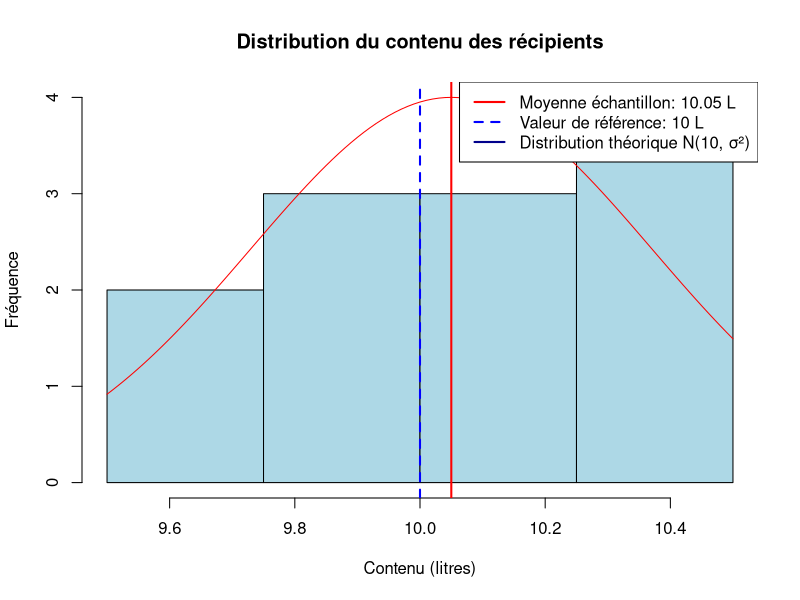

Write R code to recreate this figure.
# Données des contenus en litres
contenus <- c(10.1, 9.8, 10.2, 10.3, 10.4, 9.8, 9.9, 10.4, 10.2, 9.5, 10.4, 9.6)

# Paramètres
n <- length(contenus)         # Taille de l'échantillon
mu0 <- 10                     # Valeur de référence à tester
alpha <- 0.05                 # Niveau de signification

# Statistiques descriptives
moyenne <- mean(contenus)
ecart_type <- sd(contenus)
erreur_standard <- ecart_type / sqrt(n)

# Affichage des statistiques descriptives
cat("Analyse du contenu des récipients en plastique\n")
cat("--------------------------------------------\n")
cat(sprintf("Nombre d'échantillons: %d\n", n))
cat(sprintf("Contenu moyen: %.4f litres\n", moyenne))
cat(sprintf("Écart-type échantillon: %.4f litres\n", ecart_type))

# Nombre de classes pour l'histogramme (adapté pour petit échantillon)
k <- ceiling(sqrt(n))
cat(sprintf("Nombre de classes pour l'histogramme: %d\n", k))
# Création d'une séquence de classes pour l'histogramme
seq_classes <- seq(9.5, 10.5, by=0.25)

# Création des classes pour l'histogramme et calcul des fréquences observées
hist_obj <- hist(contenus, plot = FALSE, breaks = k)
observed_counts <- hist_obj$counts
breaks <- hist_obj$breaks
mids <- hist_obj$mids

# Calcul des fréquences théoriques selon N(10, σ²)
expected_probs <- diff(pnorm(breaks, mean = mu0, sd = ecart_type))
expected_counts <- expected_probs * n

# Test du chi-deux
chi_stat <- sum((observed_counts - expected_counts)^2 / expected_counts)
df <- length(observed_counts) - 1  # Degrés de liberté
p_value_chi <- pchisq(chi_stat, df = df, lower.tail = FALSE)

# Valeur critique pour le chi-deux
chi_critique <- qchisq(1 - alpha, df = df)

# Affichage des résultats du test chi-deux
cat("\nTest d'hypothèse (chi-deux)\n")
cat(sprintf("H0: La distribution suit une loi N(%.1f, σ²)\n", mu0))
cat(sprintf("H1: La distribution ne suit pas une loi N(%.1f, σ²)\n", mu0))
cat(sprintf("Statistique chi-deux calculée: %.4f\n", chi_stat))
cat(sprintf("Valeur critique (α = %.2f, dl = %d): %.4f\n", alpha, df, chi_critique))
cat(sprintf("p-value: %.4f\n", p_value_chi))

# Conclusion du test chi-deux
cat("\nConclusion:\n")
if (chi_stat > chi_critique) {
  cat(sprintf("Comme χ² = %.4f > %.4f et p-value = %.4f < %.2f, nous rejetons H0.\n",
              chi_stat, chi_critique, p_value_chi, alpha))

  if (moyenne > mu0) {
    cat("De plus, la moyenne échantillon (%.4f) est supérieure à 10.\n", moyenne)
    cat("On peut affirmer, avec un faible risque de se tromper, que le contenu moyen est strictement supérieur à 10 litres.\n")
  } else {
    cat("Cependant, la moyenne échantillon (%.4f) n'est pas supérieure à 10.\n", moyenne)
    cat("On ne peut pas conclure que le contenu moyen est strictement supérieur à 10 litres.\n")
  }
} else {
  cat(sprintf("Comme χ² = %.4f < %.4f et p-value = %.4f > %.2f, nous ne pouvons pas rejeter H0.\n",
              chi_stat, chi_critique, p_value_chi, alpha))
  cat("On ne peut pas affirmer, avec un faible risque de se tromper, que le contenu moyen est strictement supérieur à 10 litres.\n")
}

# Représentation graphique
hist(contenus,
     breaks = seq_classes,
     col = "lightblue",
     main = "Distribution du contenu des récipients",
     xlab = "Contenu (litres)",
     ylab = "Fréquence",
     freq = TRUE)

# Tracer la distribution théorique
max_density <- max(dnorm(seq(min(contenus), max(contenus), length.out=100), mean=moyenne, sd=ecart_type))
scale_factor <- 4 / max_density  # Ajuste pour que le sommet de la courbe atteigne 11
# Tracer la courbe ajustée
curve(scale_factor * dnorm(x, mean = moyenne, sd = ecart_type), add = TRUE, col = "red")

# Ajout de lignes verticales pour la moyenne échantillon et la valeur de référence
abline(v = moyenne, col = "red", lwd = 2)
abline(v = mu0, col = "blue", lwd = 2, lty = 2)

# Légende
legend("topright",
       legend = c(paste("Moyenne échantillon:", round(moyenne, 4), "L"),
                  paste("Valeur de référence:", mu0, "L"),
                  "Distribution théorique N(10, σ²)"),
       col = c("red", "blue", "darkblue"),
       lwd = c(2, 2, 2),
       lty = c(1, 2, 1))

# Alternative avec la fonction intégrée
cat("\nRésultat avec la fonction intégrée chisq.test():\n")
chitest <- chisq.test(observed_counts, p = expected_probs, rescale.p = TRUE)
print(chitest)

# Note sur la fiabilité du test avec petit échantillon
cat("\nNote sur la fiabilité: Avec seulement 12 observations, le test du chi-deux\n")
cat("peut manquer de puissance. Vérifiez que chaque classe contient au moins\n")
cat("5 observations attendues pour une meilleure fiabilité.\n")

# Afficher les effectifs par classe
cat("\nEffectifs par classe:\n")
for(i in seq_along(observed_counts)) {
  cat(sprintf("Classe %d [%.2f-%.2f]: Observés = %.0f, Attendus = %.2f\n",
              i, breaks[i], breaks[i+1], observed_counts[i], expected_counts[i]))
}

# Vérification avec le test de Kolmogorov-Smirnov
ks_test <- ks.test(contenus, "pnorm", mean = mu0, sd = ecart_type)
cat("\nRésultat du test de Kolmogorov-Smirnov:\n")
print(ks_test)

# Comparaison des p-values des deux tests
cat("\nComparaison des p-values:\n")
cat(sprintf("Test du chi-deux: %.4f\n", chitest$p.value))
cat(sprintf("Test de Kolmogorov-Smirnov: %.4f\n", ks_test$p.value))

# Verification avec le test de Student
t_test <- t.test(contenus, mu = mu0)
cat("\nRésultat du test de Student:\n")
print(t_test)

# Comparaison des p-values des trois tests
cat("\nComparaison des p-values:\n")
cat(sprintf("Test du chi-deux: %.4f\n", chitest$p.value))
cat(sprintf("Test de Kolmogorov-Smirnov: %.4f\n", ks_test$p.value))
cat(sprintf("Test de Student: %.4f\n", t_test$p.value))